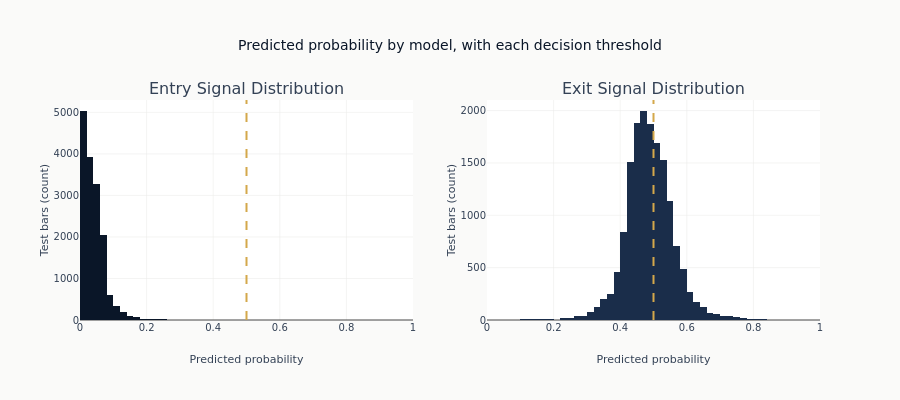

Notebook cell for this chart:
### Code cell
# Signal distribution
fig = make_subplots(
    rows=1, cols=2, subplot_titles=["Entry Signal Distribution", "Exit Signal Distribution"]
)

fig.add_trace(
    go.Histogram(
        x=entry_proba_test,
        xbins={"start": 0, "end": 1, "size": PROBABILITY_BIN_WIDTH},
        name="Entry probability",
        marker_color=COLORS["blue"],
    ),
    row=1,
    col=1,
)
fig.add_vline(x=entry_threshold, line_dash="dash", line_color=COLORS["amber"], row=1, col=1)

fig.add_trace(
    go.Histogram(
        x=exit_proba_enhanced,
        xbins={"start": 0, "end": 1, "size": PROBABILITY_BIN_WIDTH},
        name="Exit probability",
        marker_color=COLORS["slate"],
    ),
    row=1,
    col=2,
)
fig.add_vline(x=exit_threshold, line_dash="dash", line_color=COLORS["amber"], row=1, col=2)

fig.update_layout(
    title="Predicted probability by model, with each decision threshold",
    height=400,
    showlegend=False,
)
fig.update_xaxes(title_text="Predicted probability", range=[0, 1])
fig.update_yaxes(title_text="Test bars (count)")
show_plotly_with_alt(
    fig,
    "Two histograms of predicted probability sharing a scale and bin width, the entry model on "
    "the left and the exit model on the right, each with a dashed vertical line at its "
    "decision threshold. The entry distribution is pressed hard against the low end and decays "
    "away long before its threshold; the exit distribution is a broad hump centred close to "
    "its own threshold, so the line cuts through the bulk of it rather than past the tail.",
)

### Figure 1 — Plotly figure (JSON) as saved in the notebook; plotly's stock layout.template omitted (floating-point values rounded to 4 significant figures; data arrays with more than 128 entries replaced by an {"elided": "..."} marker saying what was removed)
{"data": [{"marker": {"color": "#0a1628"}, "name": "Entry probability", "type": "histogram", "x": {"elided": "15726 float values"}, "xaxis": "x", "xbins": {"end": 1, "size": 0.02, "start": 0}, "yaxis": "y"}, {"marker": {"color": "#1a2d4a"}, "name": "Exit probability", "type": "histogram", "x": {"elided": "15726 float values"}, "xaxis": "x2", "xbins": {"end": 1, "size": 0.02, "start": 0}, "yaxis": "y2"}], "layout": {"annotations": [{"font": {"size": 16}, "showarrow": false, "text": "Entry Signal Distribution", "x": 0.225, "xanchor": "center", "xref": "paper", "y": 1.0, "yanchor": "bottom", "yref": "paper"}, {"font": {"size": 16}, "showarrow": false, "text": "Exit Signal Distribution", "x": 0.775, "xanchor": "center", "xref": "paper", "y": 1.0, "yanchor": "bottom", "yref": "paper"}], "height": 400, "shapes": [{"line": {"color": "#D4A84B", "dash": "dash"}, "type": "line", "x0": 0.5, "x1": 0.5, "xref": "x", "y0": 0, "y1": 1, "yref": "y domain"}, {"line": {"color": "#D4A84B", "dash": "dash"}, "type": "line", "x0": 0.5, "x1": 0.5, "xref": "x2", "y0": 0, "y1": 1, "yref": "y2 domain"}], "showlegend": false, "title": {"text": "Predicted probability by model, with each decision threshold"}, "xaxis": {"anchor": "y", "domain": [0.0, 0.45], "range": [0, 1], "title": {"text": "Predicted probability"}}, "xaxis2": {"anchor": "y2", "domain": [0.55, 1.0], "range": [0, 1], "title": {"text": "Predicted probability"}}, "yaxis": {"anchor": "x", "domain": [0.0, 1.0], "title": {"text": "Test bars (count)"}}, "yaxis2": {"anchor": "x2", "domain": [0.0, 1.0], "title": {"text": "Test bars (count)"}}}}
